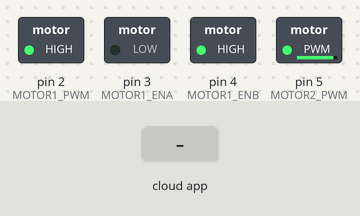
Recording of a sketch running on a simulated Arduino Uno, built with avr-gcc and run on an emulated ATmega328P. On the bench: switched loads named in the sketch (green lamp = pin HIGH). The test bench sets the inputs (shaded band). The ROS host is connected and sends only what is stated.

Above: at 1.2 s.
1.3 s: the phone or cloud app sets linear.x to -100
At 1.6 s:
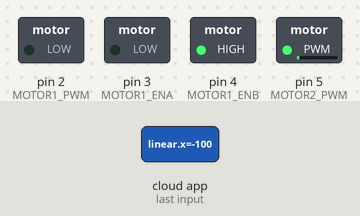
2.8 s: the phone or cloud app sets linear.x to 0
At 4.0 s:
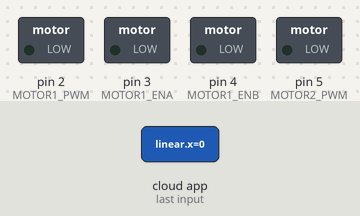
4.3 s: the phone or cloud app sets linear.x to 100
At 4.9 s:
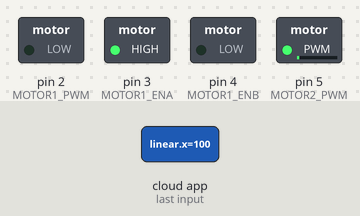
Timing chart, 0 to 7.3 s (numbered marks = the images above; inputs shaded):
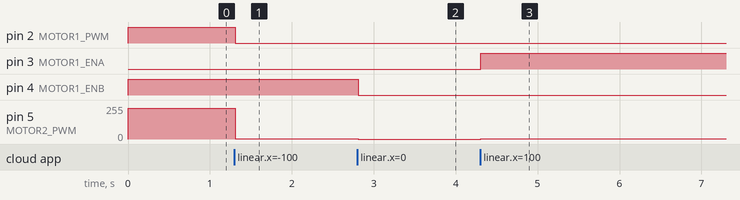

The sketch:

data_pub_exam.ino
```cpp
#include <MsTimer2.h>

//========================= ROS 관련 ==============================================
#include <ros.h>
#include <geometry_msgs/Twist.h>
#include <std_msgs/Int32.h>
#include <std_msgs/Float32.h>

#define MOTOR1_PWM 2
#define MOTOR1_ENA 3
#define MOTOR1_ENB 4
#define MOTOR2_PWM 5
#define MOTOR2_ENA 6
#define MOTOR2_ENB 7

float linear_x;
float linear_y;
float linear_z;
float angular_x;
float angular_y;
float angular_z;

ros::NodeHandle nh;
geometry_msgs::Twist cmd_vel;
//std_msgs::Float32 data_msg;

int velocity = -999;
int steer_angle = 0;
void cmd_vel_callback(const geometry_msgs::Twist& msg) {
  velocity = (int)msg.linear.x;
  steer_angle = (int)msg.angular.z;

  if(velocity>=255) velocity = 255;
  if(velocity<=-255) velocity = -255;
}


ros::Subscriber<geometry_msgs::Twist> cmd_sub("teleop_cmd_vel", cmd_vel_callback);
ros::Publisher cmd_pub("cmd_vel2", &cmd_vel);
//ros::Publisher encoder_pub1("encoder1", &encoder_data1);
//ros::Publisher encoder_pub2("encoder1", &encoder_data2);


//motor val
// Front Motor Drive Pin 설정


//

void setup() {
  // 타이머 함수
  MsTimer2::set(10, control_callback);
  MsTimer2::start();
  Serial.begin(57600);
  pinMode(MOTOR1_PWM,OUTPUT);
  pinMode(MOTOR1_ENA,OUTPUT);
  pinMode(MOTOR1_ENB,OUTPUT);

  pinMode(MOTOR1_PWM,OUTPUT);
  pinMode(MOTOR1_ENA,OUTPUT);
  pinMode(MOTOR1_ENB,OUTPUT);
  // ROS
  nh.initNode();
  nh.subscribe(cmd_sub);
  nh.advertise(cmd_pub);
}

void control_callback(void)
{
  //data_exam = 5.0;
  //data_msg.data = data_exam;
  // ROS
  //data_pub.publish(&data_msg);
  nh.spinOnce();
}


void loop()
{
  int f_speed = 0, r_speed = 0;
  f_speed = r_speed = velocity;
  front_motor_control(f_speed);
  rear_motor_control(r_speed);
  cmd_vel.linear.x = velocity;
  cmd_pub.publish(&cmd_vel);
  nh.spinOnce();
  delay(10);
}


/*void steer_motor_control(float motor_pwm)
{
  if( (steer_y_m >= -255  ) || (steer_y_m <= 255  ) ) // 최대 최소값이상 움직이지 않도록 보호 알고리즘
  {
     digitalWrite(MOTOR3_ENA, LOW);
     digitalWrite(MOTOR3_ENB, LOW);
     analogWrite(MOTOR3_PWM, 0);    // 정지
     return;
  }

  if (motor_pwm > 0) // forward
  {
    digitalWrite(MOTOR3_ENA, LOW);
    digitalWrite(MOTOR3_ENB, HIGH);
    analogWrite(MOTOR3_PWM, motor_pwm);
  }
  else if (motor_pwm < 0) // backward
  {
    digitalWrite(MOTOR3_ENA, HIGH);
    digitalWrite(MOTOR3_ENB, LOW);
    analogWrite(MOTOR3_PWM, -motor_pwm);
  }
  else // stop
  {
    digitalWrite(MOTOR3_ENA, LOW);
    digitalWrite(MOTOR3_ENB, LOW);
    analogWrite(MOTOR3_PWM, 0);
  }
}*/
void front_motor_control(float motor1_pwm)
{
  if(motor1_pwm>0)//forward
  {
    digitalWrite(MOTOR1_ENA, HIGH);
    digitalWrite(MOTOR1_ENB, LOW);
    analogWrite(MOTOR1_PWM, motor1_pwm);
  }
  else if (motor1_pwm < 0) // backward
  {
    digitalWrite(MOTOR1_ENA, LOW);
    digitalWrite(MOTOR1_ENB, HIGH);
    analogWrite(MOTOR1_PWM, -motor1_pwm);
  }
  else
  {
    digitalWrite(MOTOR1_ENA, LOW);
    digitalWrite(MOTOR1_ENB, LOW);
    digitalWrite(MOTOR1_PWM, 0);
   }
}
void rear_motor_control(float motor2_pwm)
{

  if (motor2_pwm > 0) // forward
  {
    digitalWrite(MOTOR2_ENA, HIGH);
    digitalWrite(MOTOR2_ENB, LOW);
    analogWrite(MOTOR2_PWM, motor2_pwm);
   }

  else if (motor2_pwm < 0) // backward
  {
    digitalWrite(MOTOR2_ENA, LOW);
    digitalWrite(MOTOR2_ENB, HIGH);
    analogWrite(MOTOR2_PWM, -motor2_pwm);
  }
  else
  {
    digitalWrite(MOTOR2_ENA, LOW);
    digitalWrite(MOTOR2_ENB, LOW);
    digitalWrite(MOTOR2_PWM, 0);
  }
}
```

Measured:
- after the input at 1.3 s, pin 2 (MOTOR1_PWM): HIGH → LOW at once; pin 5 (MOTOR2_PWM): 231/255 → 1/255 at once
- after the input at 2.8 s, pin 4 (MOTOR1_ENB): HIGH → LOW at once; pin 5 (MOTOR2_PWM): 1/255 → 0/255 at once
- after the input at 4.3 s, pin 3 (MOTOR1_ENA): LOW → HIGH at once; pin 5 (MOTOR2_PWM): 0/255 → 1/255 at once
